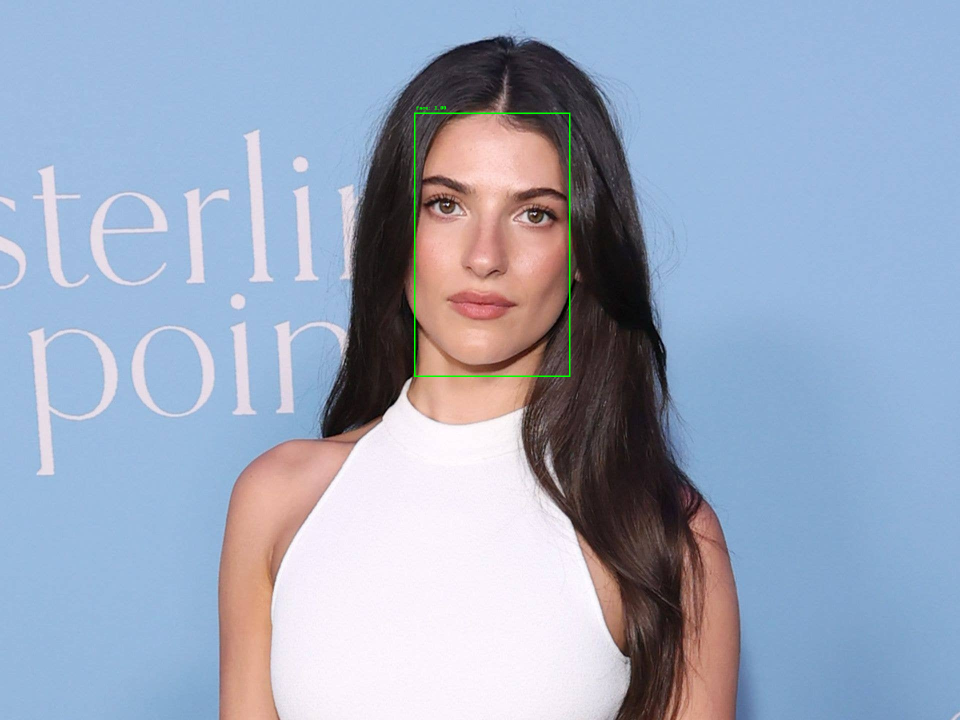
#> input picture lab08/output_detected.png, 1920 x 1440 px (shown at 1/2 size)
$ python -i detect_face.py   (imports and definitions only)
#> lines starting #> are read from the running program, lines starting #| are printed output that depends on the picture; after the words box and inside, x2 and y2 are one past the last pixel; in counts of white or black regions, pixels touching at a corner belong together
import numpy as np
import onnxruntime as ort
from PIL import Image, ImageDraw
import warnings
from scipy.ndimage import convolve, gaussian_filter

MODEL_PATH = "version-RFB-320.onnx"

# [1 line not run here, left out]

# [1 line that did not run here, left out]
# [1 line that did not run here, left out]

# 3. Use only available providers to prevent the provider fallback warning
desired_providers = ['CUDAExecutionProvider', 'CPUExecutionProvider']
# [1 line that did not run here, left out]

# face detection
# [56 lines left out: functions hard_nms, detect_faces, not called in this run]

# Edge detection
def non_maximum_suppression(magnitude, angle):
    height, width = magnitude.shape
    result = np.zeros((height, width), dtype=np.float32)
    angle = np.rad2deg(angle) % 180

    for i in range(1, height - 1):
        for j in range(1, width - 1):
            direction = angle[i, j]
            if direction < 22.5 or direction >= 157.5:
                first, second = magnitude[i, j - 1], magnitude[i, j + 1]
            elif direction < 67.5:
                first, second = magnitude[i + 1, j - 1], magnitude[i - 1, j + 1]
            elif direction < 112.5:
                first, second = magnitude[i - 1, j], magnitude[i + 1, j]
            else:
                first, second = magnitude[i - 1, j - 1], magnitude[i + 1, j + 1]

            if magnitude[i, j] >= first and magnitude[i, j] >= second:
                result[i, j] = magnitude[i, j]

    return result

def hysteresis_thresholding(img, low_thresh, high_thresh):
    strong, weak = 255, 50
    result = np.zeros(img.shape, dtype=np.uint8)
    result[img >= high_thresh] = strong
    weak_i, weak_j = np.where((img >= low_thresh) & (img < high_thresh))
    result[weak_i, weak_j] = weak

    height, width = img.shape
    for i, j in zip(weak_i, weak_j):
        neighborhood = result[max(0, i - 1):min(height, i + 2),
                              max(0, j - 1):min(width, j + 2)]
        result[i, j] = strong if np.any(neighborhood == strong) else 0

    return result

def canny_scipy(image_path, output_path="edges_scipy.png", low=20, high=60):
#> called with image_path = 'output_detected.png', output_path = 'edges_scipy.png', low = 20, high = 60
    with Image.open(image_path) as source:
#> source is the input picture: PIL image 1920x1440 RGB; mean R, G, B 155.8, 168.2, 190.1
        image = np.asarray(source.convert("L"), dtype=np.float32)
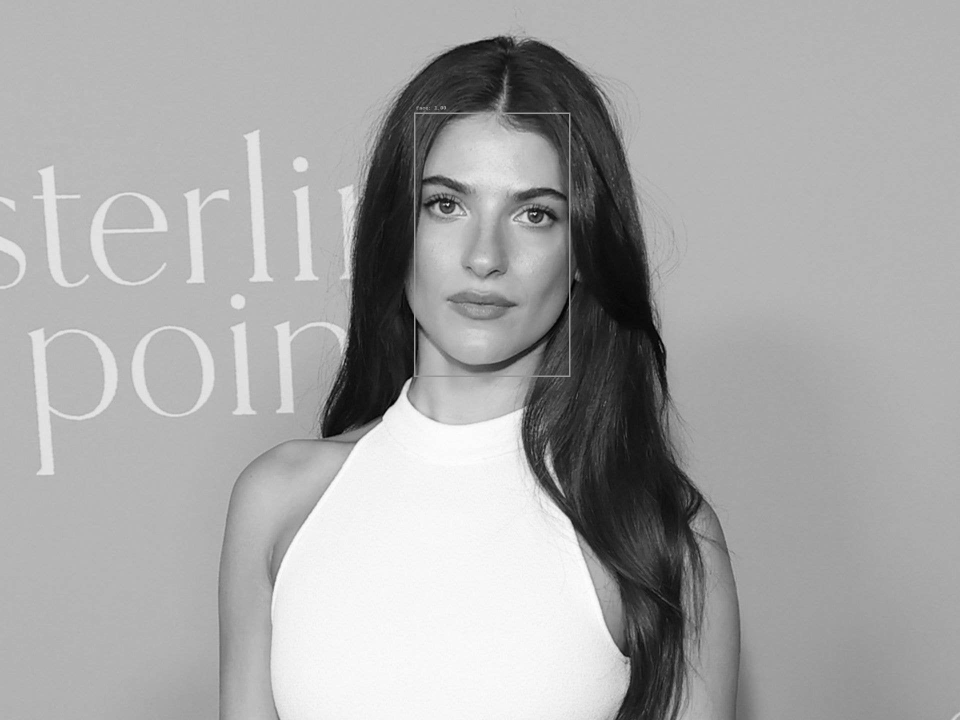
#> image: shape (1440, 1920) float32 (shown at 1/2 size); min 0, max 255, mean 167.1
    smoothed = gaussian_filter(image, sigma=1.4)

    kx = np.array([[-1, 0, 1], [-2, 0, 2], [-1, 0, 1]], dtype=np.float32)
    ky = np.array([[1, 2, 1], [0, 0, 0], [-1, -2, -1]], dtype=np.float32)
    gx = convolve(smoothed, kx)
    gy = convolve(smoothed, ky)
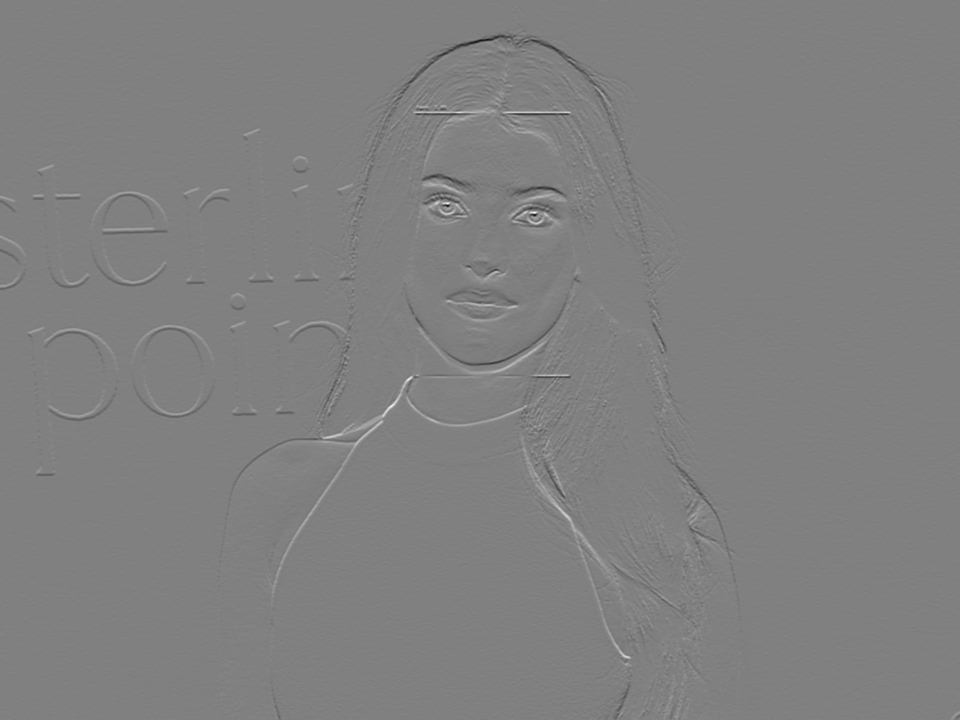
#> gy: shape (1440, 1920) float32 (shown at 1/2 size); min -326, max 321.4, mean 0; drawn with min black and max white
    magnitude = np.hypot(gx, gy)
    if magnitude.max() > 0:
        magnitude = magnitude / magnitude.max() * 255
    angle = np.arctan2(gy, gx)
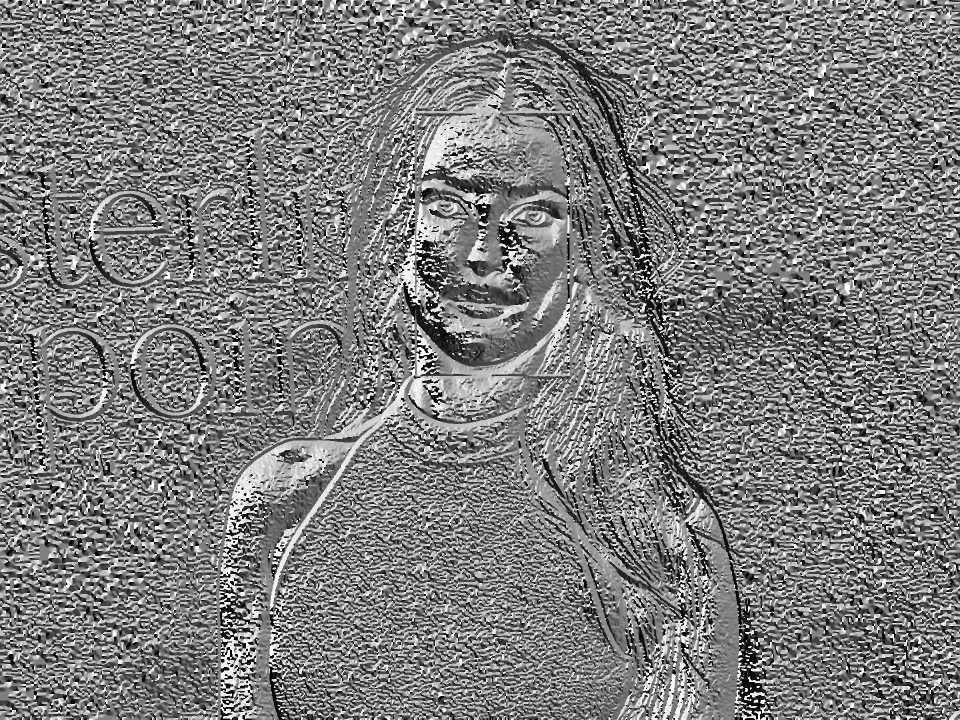
#> angle: shape (1440, 1920) float32 (shown at 1/2 size); min -3.14, max 3.14, mean -0.0449; drawn with min black and max white

    thinned = non_maximum_suppression(magnitude, angle)
#> in non_maximum_suppression, `angle = np.rad2deg(angle) % 180`:
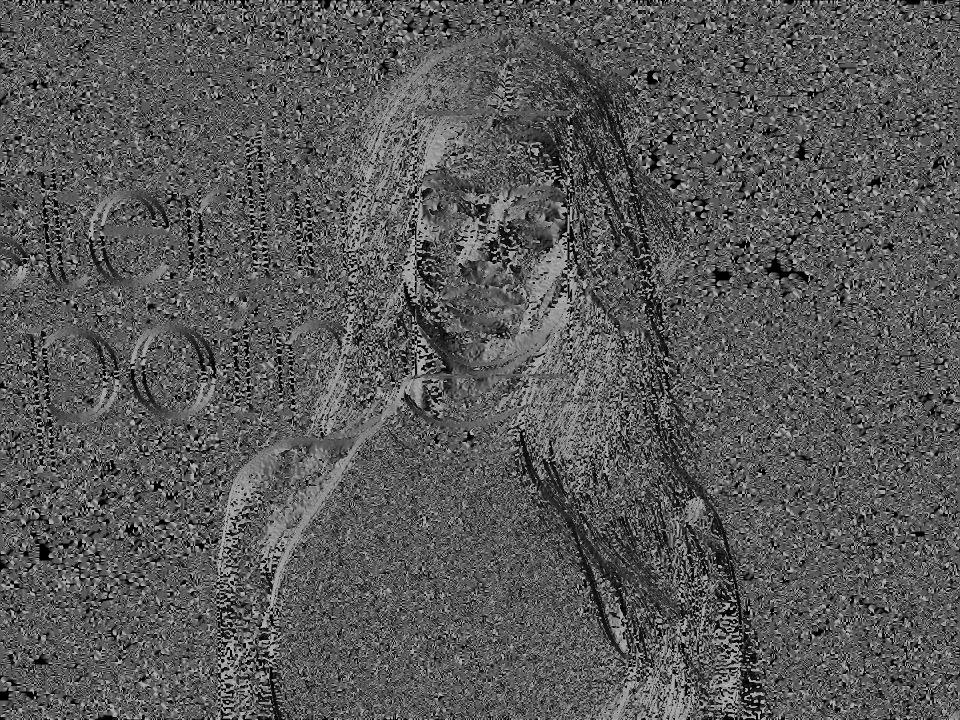
#> angle: shape (1440, 1920) float32 (shown at 1/2 size); min 0, max 180, mean 89.1
#> after the loop in non_maximum_suppression, `for i in range(1, height - 1):`:
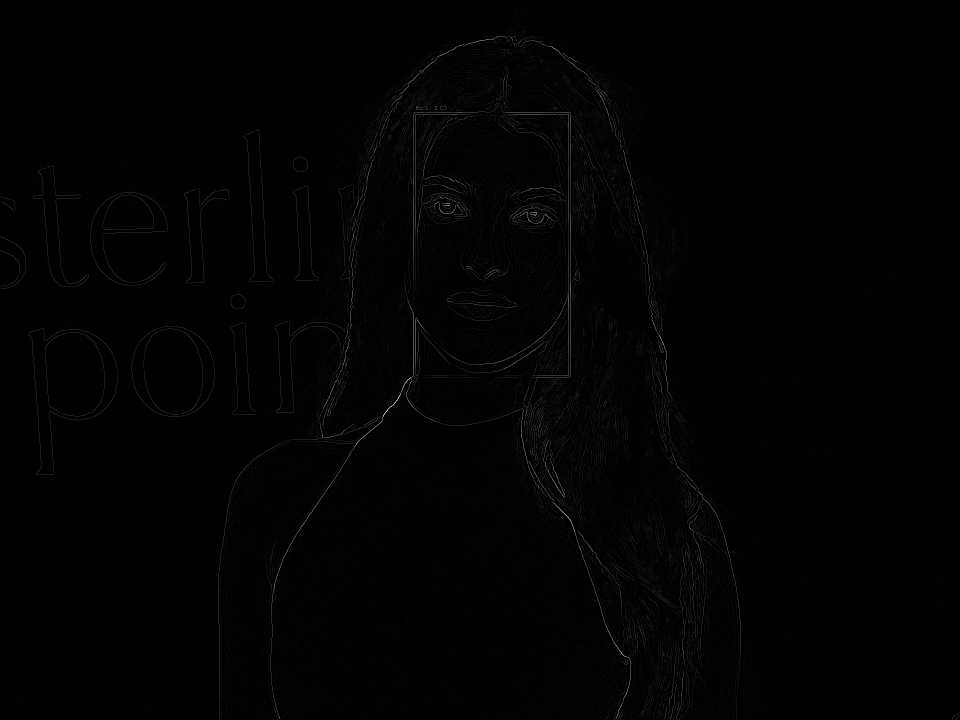
#> result: shape (1440, 1920) float32 (shown at 1/2 size); min 0, max 255, mean 1.8
    edges = hysteresis_thresholding(thinned, low, high)
#> the loop in hysteresis_thresholding, `for i, j in zip(weak_i, weak_j):` made 41334 passes
#> (i, j, neighborhood) on passes 1 to 3: (62, 1045, [[0, 0, 0], [0, 50, 50], [0, 50, 0]]), (62, 1046, [[0, 0, 0], [0, 50, 50], [50, 0, 0]]), (62, 1047, [[0, 0, 0], [0, 50, 50], [0, 0, 0]])
#> after the loop in hysteresis_thresholding, `for i, j in zip(weak_i, weak_j):`:
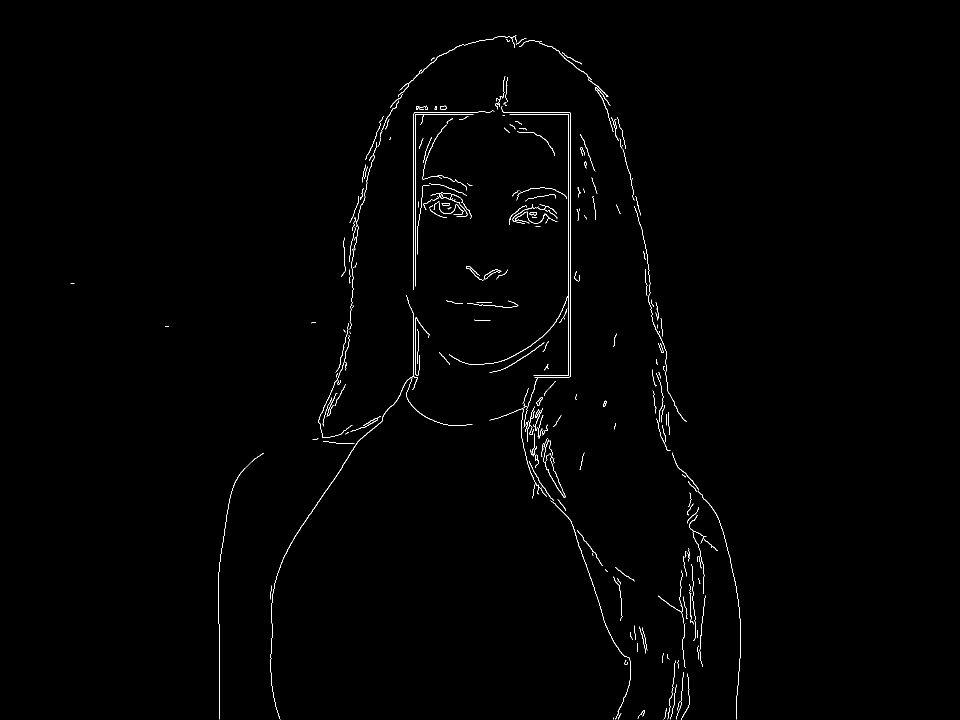
#> result: shape (1440, 1920) (shown at 1/2 size); 0.69% white in thin lines or dots, all inside (x1, y1, x2, y2) = (141, 71, 1482, 1439)
    Image.fromarray(edges).save(output_path)

# [3 lines not run here, left out]

>>> result = canny_scipy('output_detected.png')
